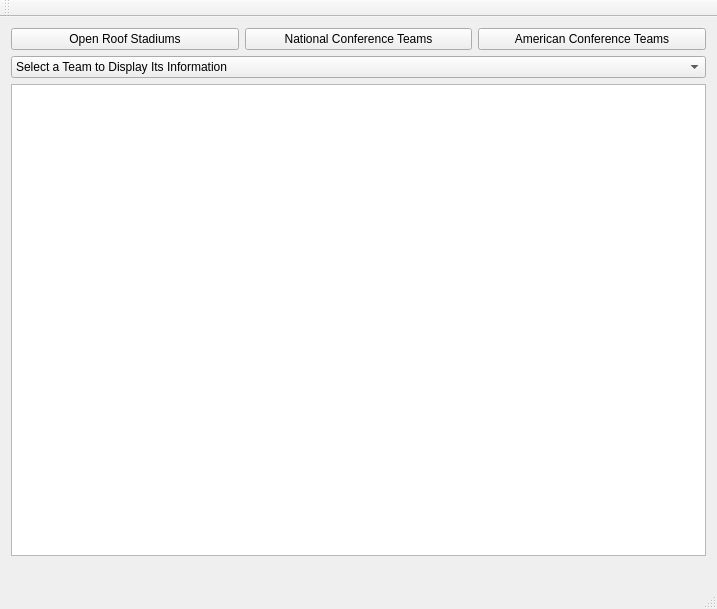
<?xml version="1.0" encoding="UTF-8"?>
<ui version="4.0">
 <class>MainWindow</class>
 <widget class="QMainWindow" name="MainWindow">
  <property name="geometry">
   <rect>
    <x>0</x>
    <y>0</y>
    <width>717</width>
    <height>609</height>
   </rect>
  </property>
  <property name="windowTitle">
   <string>MainWindow</string>
  </property>
  <widget class="QWidget" name="centralWidget">
   <layout class="QVBoxLayout" name="verticalLayout">
    <item>
     <layout class="QHBoxLayout" name="horizontalLayout">
      <item>
       <widget class="QPushButton" name="OpenRoofButton">
        <property name="text">
         <string>Open Roof Stadiums</string>
        </property>
       </widget>
      </item>
      <item>
       <widget class="QPushButton" name="NationalConfTeamsButton">
        <property name="text">
         <string>National Conference Teams</string>
        </property>
       </widget>
      </item>
      <item>
       <widget class="QPushButton" name="AmericanConfTeamsButton">
        <property name="text">
         <string>American Conference Teams</string>
        </property>
       </widget>
      </item>
     </layout>
    </item>
    <item>
     <widget class="QComboBox" name="comboBox">
      <item>
       <property name="text">
        <string>Select a Team to Display Its Information</string>
       </property>
      </item>
     </widget>
    </item>
    <item>
     <widget class="QTableView" name="Table"/>
    </item>
    <item>
     <widget class="QLabel" name="label">
      <property name="text">
       <string/>
      </property>
      <property name="alignment">
       <set>Qt::AlignLeading|Qt::AlignLeft|Qt::AlignVCenter</set>
      </property>
      <property name="wordWrap">
       <bool>false</bool>
      </property>
     </widget>
    </item>
   </layout>
  </widget>
  <widget class="QMenuBar" name="menuBar">
   <property name="geometry">
    <rect>
     <x>0</x>
     <y>0</y>
     <width>717</width>
     <height>21</height>
    </rect>
   </property>
  </widget>
  <widget class="QToolBar" name="mainToolBar">
   <attribute name="toolBarArea">
    <enum>TopToolBarArea</enum>
   </attribute>
   <attribute name="toolBarBreak">
    <bool>false</bool>
   </attribute>
  </widget>
  <widget class="QStatusBar" name="statusBar"/>
 </widget>
 <layoutdefault spacing="6" margin="11"/>
 <resources/>
 <connections/>
</ui>
